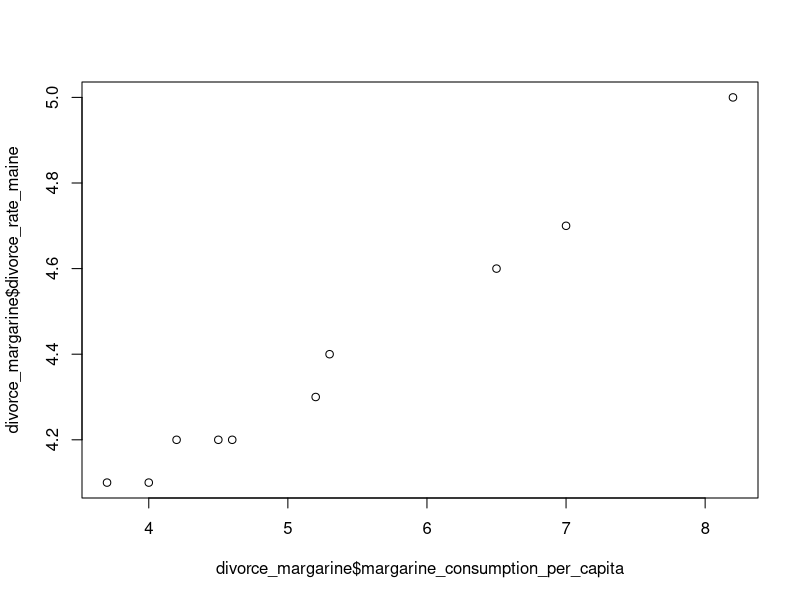

Write R code to recreate this figure.
library(dslabs)
data("divorce_margarine")
plot(divorce_margarine$margarine_consumption_per_capita, divorce_margarine$divorce_rate_maine)
cor(divorce_margarine$margarine_consumption_per_capita, divorce_margarine$divorce_rate_maine)
head(divorce_margarine)
#Correlacion no implica causalidad
